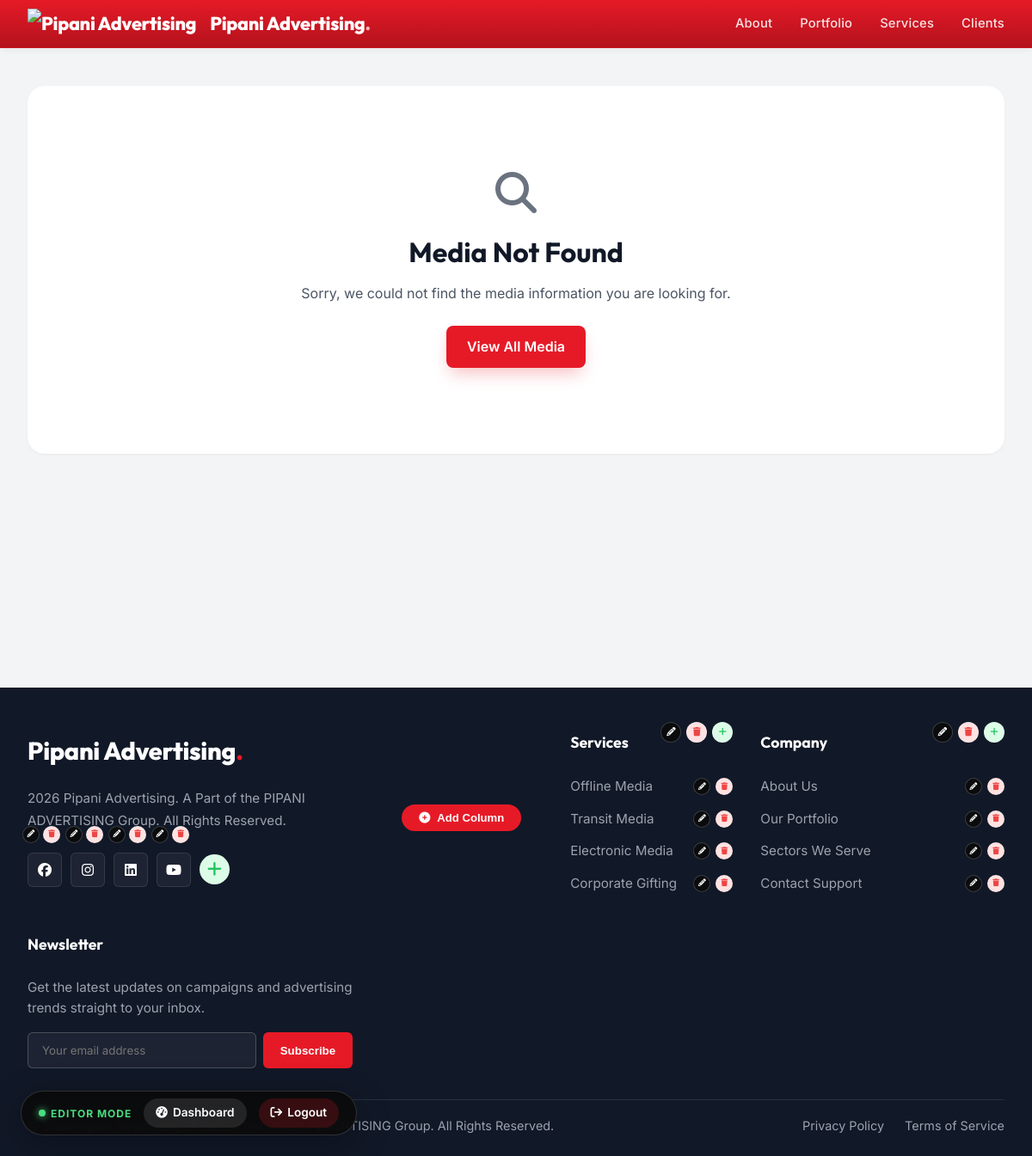
Screenshot of /media.php (signed in) with the database file from the repository.
### tables this page shows
CREATE TABLE `settings` (
  `id` int NOT NULL AUTO_INCREMENT,
  `setting_key` varchar(100) NOT NULL,
  `setting_value` text,
  `group` varchar(50) DEFAULT 'general',
  PRIMARY KEY (`id`),
  UNIQUE KEY `setting_key` (`setting_key`)
);

CREATE TABLE `social_links` (
  `id` int NOT NULL AUTO_INCREMENT,
  `platform` varchar(50) NOT NULL,
  `url` varchar(255) NOT NULL,
  `icon` varchar(50) DEFAULT NULL,
  `order` int DEFAULT '0',
  `status` tinyint(1) DEFAULT '1',
  PRIMARY KEY (`id`)
);

CREATE TABLE IF NOT EXISTS `footer_links` (
  `id` int(11) NOT NULL AUTO_INCREMENT,
  `column_id` int(11) NOT NULL,
  `label` varchar(100) NOT NULL,
  `url` varchar(255) NOT NULL,
  `order` int(11) DEFAULT 0,
  `status` tinyint(1) DEFAULT 1,
  PRIMARY KEY (`id`),
  KEY `column_id` (`column_id`)
);

CREATE TABLE IF NOT EXISTS `footer_columns` (
  `id` int(11) NOT NULL AUTO_INCREMENT,
  `title` varchar(100) NOT NULL,
  `order` int(11) DEFAULT 0,
  `status` tinyint(1) DEFAULT 1,
  PRIMARY KEY (`id`)
);

### includes/auth.php (called while the page is built, shortened)
<?php
require_once __DIR__ . '/database.php';
require_once __DIR__ . '/functions.php';
class Auth {
    public static function isLoggedIn() {
        return isset($_SESSION['logged_in']) && $_SESSION['logged_in'] === true;
    }
    public static function isAdmin() {
        return self::isLoggedIn() && isset($_SESSION['role']) && in_array($_SESSION['role'], ['super_admin', 'admin']);
    }
}

### includes/database.php (called while the page is built, shortened)
<?php
class Database {
    private static $instance = null;
    private $pdo;
    private function __construct() {
        try {
            $dsn = "mysql:host=" . DB_HOST . ";port=" . DB_PORT . ";dbname=" . DB_NAME . ";charset=utf8mb4";
            $this->pdo = new PDO($dsn, DB_USER, DB_PASS);
            $this->pdo->setAttribute(PDO::ATTR_ERRMODE, PDO::ERRMODE_EXCEPTION);
            $this->pdo->setAttribute(PDO::ATTR_DEFAULT_FETCH_MODE, PDO::FETCH_ASSOC);
            $this->pdo->setAttribute(PDO::ATTR_EMULATE_PREPARES, false);
        } catch (PDOException $e) {
            if (session_status() === PHP_SESSION_NONE) {
                session_start();
            }
            $_SESSION['db_error'] = $e->getMessage();
            $installPath = '/install/index.php';
            if (strpos($_SERVER['PHP_SELF'], '/admin/') !== false || strpos($_SERVER['PHP_SELF'], '/install/') !== false) {
                $installPath = '../install/index.php';
            }
            if (strpos($_SERVER['PHP_SELF'], '/install/') === false) {
                header("Location: " . $installPath);
                exit;
            } else {
                die('Database connection failed: ' . $e->getMessage());
            }
        }
    }
    public static function getInstance() {
        if (self::$instance === null) {
            self::$instance = new self();
        }
        return self::$instance;
    }
    public function getConnection() {
        return $this->pdo;
    }
}
function db() {
    return Database::getInstance()->getConnection();
}

### includes/functions.php (called while the page is built, shortened)
<?php
require_once __DIR__ . '/database.php';
function getSetting($key, $default = null)
{
    try {
        $stmt = db()->prepare("SELECT setting_value FROM settings WHERE setting_key = ?");
        $stmt->execute([$key]);
        $result = $stmt->fetch();
        return $result ? $result['setting_value'] : $default;
    } catch (PDOException $e) {
        return $default;
    }
}
function siteName()
{
    return getSetting('site_name', 'Pipani Advertising');
}
function getSocialLinks()
{
    try {
        $stmt = db()->query("SELECT * FROM social_links WHERE status = 1 ORDER BY `order` ASC");
        return $stmt->fetchAll();
    } catch (PDOException $e) {
        return [];
    }
}
function getFooterColumns()
{
    try {
        $stmt = db()->query("SELECT * FROM footer_columns WHERE status = 1 ORDER BY `order` ASC");
        $cols = $stmt->fetchAll();
        $stmt = db()->query("SELECT * FROM footer_links WHERE status = 1 ORDER BY `order` ASC");
        $links = $stmt->fetchAll();
        foreach ($cols as &$col) {
            $col['links'] = array_filter($links, function($l) use ($col) { return $l['column_id'] == $col['id']; });
        }
        return $cols;
    } catch (PDOException $e) {
        return [];
    }
}

### media.php (the view, shortened to what this page needs)
<?php
require_once __DIR__ . '/includes/database.php';
require_once __DIR__ . '/includes/functions.php';
require_once __DIR__ . '/includes/auth.php';
$media = null;
$siteName = siteName();
$logo = getSetting('logo', '');
$footerText = getSetting('footer_text', '');
$isLoggedInAdmin = Auth::isAdmin();
$socialLinks = getSocialLinks();
$footerCols = getFooterColumns();
?>
<!DOCTYPE html>
<html lang="en">
<head>
    <link rel="stylesheet" href="https://cdnjs.cloudflare.com/ajax/libs/font-awesome/6.5.0/css/all.min.css" />
    <link href="https://unpkg.com/aos@2.3.1/dist/aos.css" rel="stylesheet" />
</head>
<body>
    <?php if ($isLoggedInAdmin): ?>
        <div class="admin-floating-bar">
            <div class="admin-badge-indicator">
                <span></span> Editor Mode
            </div>
            <a href="<?= SITE_URL ?>admin/dashboard.php"><i class="fas fa-gauge-high"></i> Dashboard</a>
            <a href="<?= SITE_URL ?>admin/logout.php" style="background:rgba(230,26,39,0.2);"><i
                    class="fas fa-arrow-right-from-bracket"></i> Logout</a>
        </div>
    <?php endif; ?>
    <nav class="navbar" id="navbar" role="navigation" aria-label="Main Navigation">
        <div class="container">
            <?php
            $navLogo = getSetting('logo', '');
            $navLogoUrl = !empty($navLogo) ? resolveImgUrl($navLogo) : SITE_URL . 'uploads/images/page1.png';
            ?>
            <a href="#" class="logo" aria-label="<?= htmlspecialchars($siteName) ?> Home">
                <img src="<?= $navLogoUrl ?>" alt="<?= htmlspecialchars($siteName) ?>" />
                <?= htmlspecialchars($siteName) ?><span>.</span>
            </a>
            <ul class="nav-links" id="navLinks" role="menubar">
                <li role="none"><a href="#about" role="menuitem">About</a></li>
                <li role="none"><a href="#portfolio" role="menuitem">Portfolio</a></li>
                <li role="none"><a href="#services" role="menuitem">Services</a></li>
                <li role="none"><a href="#clients" role="menuitem">Clients</a></li>
            </ul>
        </div>
    </nav>
    <section style="padding: 100px 0 60px; background: var(--bg-alt); min-height: 100vh;">
        <div class="container">
            <?php if (!$media): ?>
                <div style="text-align: center; padding: 100px 20px; background: #fff; border-radius: var(--radius-lg); box-shadow: var(--shadow-sm);">
                    <i class="fas fa-search" style="font-size: 3rem; color: var(--text-muted); margin-bottom: 20px;"></i>
                    <h1 style="font-family: var(--font-heading); color: var(--text-heading); font-size: 2rem; margin-bottom: 10px;">Media Not Found</h1>
                    <p style="color: var(--text-body); margin-bottom: 24px;">Sorry, we could not find the media information you are looking for.</p>
                    <a href="<?= SITE_URL ?>#services" class="btn btn-primary" style="display: inline-block; padding: 12px 24px; background: var(--primary); color: #fff; border-radius: 8px; font-weight: 600;">View All Media</a>
                </div>
            <?php endif; ?>
        </div>
    </section>
    <footer class="footer" id="footer" role="contentinfo">
        <div class="container">
            <div class="footer-grid">
                <div class="footer-brand">
                    <a href="#" class="logo">
                        <?php if (!empty($logo)): ?>
                            <img src="<?= resolveImgUrl($logo) ?>" alt="<?= htmlspecialchars($siteName) ?>" />
                        <?php else: ?>
                            <?= htmlspecialchars($siteName) ?><span>.</span>
                        <?php endif; ?>
                    </a>
                    <p><?= htmlspecialchars($footerText ?: "8 Years of making a Massive Impact. India's premier full-service advertising agency delivering measurable results across all media channels.") ?>
                    </p>
                    <div class="socials" style="display:flex;align-items:center;flex-wrap:wrap;gap:10px;">
                        <?php if (!empty($socialLinks)): ?>
                            <?php foreach ($socialLinks as $sl): ?>
                                <span style="position:relative; display:inline-block;">
                                    <a href="<?= htmlspecialchars($sl['url']) ?>" target="_blank" rel="noopener" aria-label="<?= htmlspecialchars($sl['platform']) ?>"><i class="<?= htmlspecialchars($sl['icon']) ?>"></i></a>
                                    <?php if ($isLoggedInAdmin): ?>
                                        <div class="admin-item-actions" style="top:-35px; left:50%; transform:translateX(-50%); flex-direction:row; padding:4px; gap:4px; min-width:60px;">
                                            <button type="button" title="Edit Link" style="width:20px;height:20px;font-size:0.55rem;" onclick='openEditSocialLinkModal(<?= htmlspecialchars(json_encode($sl, JSON_HEX_APOS | JSON_HEX_QUOT), ENT_QUOTES, "UTF-8") ?>)'><i class="fas fa-pencil-alt"></i></button>
                                            <form action="media.php?type=<?= urlencode($_GET['type'] ?? '') ?>#footer" method="POST" style="display:inline;" onsubmit="return confirm('Delete social link?');">
                                                <button type="submit" title="Delete Link" style="width:20px;height:20px;font-size:0.55rem;background:#fee2e2;color:#ef4444;"><i class="fas fa-trash"></i></button>
                                            </form>
                                        </div>
                                    <?php endif; ?>
                                </span>
                            <?php endforeach; ?>
                        <?php endif; ?>
                        <?php if ($isLoggedInAdmin): ?>
                            <button type="button" title="Add Social Link" style="background:#dcfce7;color:#22c55e;border-radius:50%;width:35px;height:35px;display:inline-flex;align-items:center;justify-content:center;border:none;cursor:pointer;font-size:1.2rem;" onclick="openAddSocialLinkModal()"><i class="fas fa-plus"></i></button>
                        <?php endif; ?>
                    </div>
                </div>
                <?php if ($isLoggedInAdmin): ?>
                    <div class="footer-links-col" style="display:flex;align-items:center;justify-content:center;">
                        <button type="button" class="admin-quick-add-btn" onclick="openAddFooterColModal()" style="margin:0;"><i class="fas fa-plus-circle"></i> Add Column</button>
                    </div>
                <?php endif; ?>
                <?php foreach ($footerCols as $col): ?>
                    <div class="footer-links-col" style="position:relative;">
                        <?php if ($isLoggedInAdmin): ?>
                            <div class="admin-item-actions" style="top:-10px; right:0;">
                                <button type="button" title="Edit Column" style="width:24px;height:24px;font-size:0.65rem;" onclick='openEditFooterColModal(<?= htmlspecialchars(json_encode($col, JSON_HEX_APOS | JSON_HEX_QUOT), ENT_QUOTES, "UTF-8") ?>)'><i class="fas fa-pencil-alt"></i></button>
                                <form action="media.php?type=<?= urlencode($_GET['type'] ?? '') ?>#footer" method="POST" style="display:inline;" onsubmit="return confirm('Delete column and all its links?');">
                                    <button type="submit" title="Delete Column" style="width:24px;height:24px;font-size:0.65rem;background:#fee2e2;color:#ef4444;"><i class="fas fa-trash"></i></button>
                                </form>
                                <button type="button" title="Add Link" style="width:24px;height:24px;font-size:0.65rem;background:#dcfce7;color:#22c55e;" onclick='openAddFooterLinkModal(<?= $col['id'] ?>)'><i class="fas fa-plus"></i></button>
                            </div>
                        <?php endif; ?>
                        <h4><?= htmlspecialchars($col['title']) ?></h4>
                        <ul>
                            <?php foreach ($col['links'] as $link): ?>
                                <li style="position:relative; padding-right:40px;">
                                    <a href="<?= htmlspecialchars($link['url']) ?>"><?= htmlspecialchars($link['label']) ?></a>
                                    <?php if ($isLoggedInAdmin): ?>
                                        <div class="admin-item-actions" style="top:50%; transform:translateY(-50%); right:0; flex-direction:row;">
                                            <button type="button" title="Edit Link" style="width:20px;height:20px;font-size:0.55rem;" onclick='openEditFooterLinkModal(<?= htmlspecialchars(json_encode($link, JSON_HEX_APOS | JSON_HEX_QUOT), ENT_QUOTES, "UTF-8") ?>)'><i class="fas fa-pencil-alt"></i></button>
                                            <form action="media.php?type=<?= urlencode($_GET['type'] ?? '') ?>#footer" method="POST" style="display:inline;" onsubmit="return confirm('Delete link?');">
                                                <button type="submit" title="Delete Link" style="width:20px;height:20px;font-size:0.55rem;background:#fee2e2;color:#ef4444;"><i class="fas fa-trash"></i></button>
                                            </form>
                                        </div>
                                    <?php endif; ?>
                                </li>
                            <?php endforeach; ?>
                        </ul>
                    </div>
                <?php endforeach; ?>
                <div class="footer-newsletter">
                    <h4>Newsletter</h4>
                    <p>Get the latest updates on campaigns and advertising trends straight to your inbox.</p>
                    <div class="newsletter-form">
                        <input type="email" placeholder="Your email address" />
                        <button type="button">Subscribe</button>
                    </div>
                </div>
            </div>
            <div class="footer-bottom">
                <span>&copy; <?= date('Y') ?> <?= htmlspecialchars($siteName) ?>. A Part of the PIPANI ADVERTISING
                    Group. All Rights Reserved.</span>
                <div class="links">
                    <a href="#">Privacy Policy</a>
                    <a href="#">Terms of Service</a>
                </div>
            </div>
        </div>
    </footer>
</body>
</html>

### rows the page displays
settings: setting_value "Pipani Advertising"
settings: setting_value "2026 Pipani Advertising. A Part of the PIPANI ADVERTISING Group. All Rights Reserved."
footer_links: label "Offline Media"
footer_links: label "Transit Media"
footer_links: label "Electronic Media"
footer_links: label "Corporate Gifting"
footer_columns: $col['id'] 2 (drawn), title "Company"
footer_links: label "About Us"
footer_links: label "Our Portfolio"
footer_links: label "Sectors We Serve"
footer_links: label "Contact Support"

### other values shown
$col['title'] "Services"
